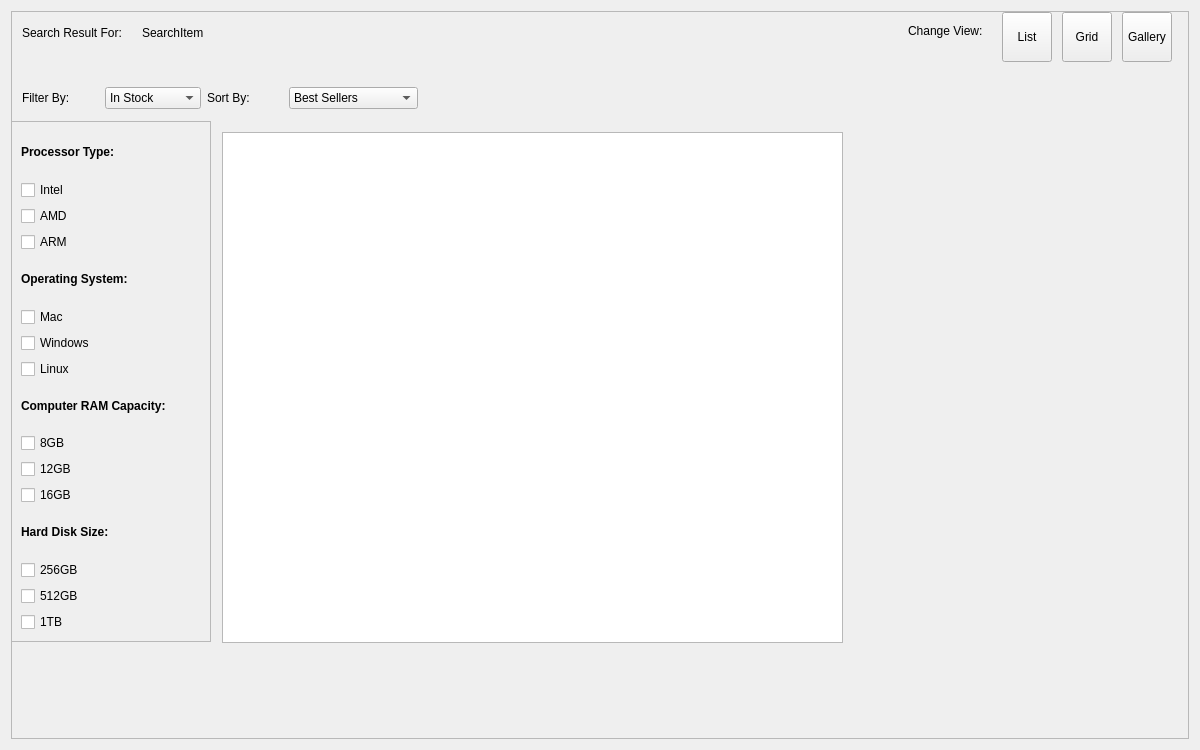
<?xml version="1.0" encoding="UTF-8"?>
<ui version="4.0">
 <class>searchForm</class>
 <widget class="QWidget" name="searchForm">
  <property name="geometry">
   <rect>
    <x>0</x>
    <y>0</y>
    <width>1200</width>
    <height>750</height>
   </rect>
  </property>
  <property name="windowTitle">
   <string>Search Page</string>
  </property>
  <layout class="QVBoxLayout" name="verticalLayout">
   <item>
    <widget class="QScrollArea" name="scrollArea">
     <property name="widgetResizable">
      <bool>true</bool>
     </property>
     <widget class="QWidget" name="scrollAreaWidgetContents">
      <property name="geometry">
       <rect>
        <x>0</x>
        <y>0</y>
        <width>1180</width>
        <height>730</height>
       </rect>
      </property>
      <widget class="QLabel" name="labelSearchItem">
       <property name="geometry">
        <rect>
         <x>130</x>
         <y>13</y>
         <width>81</width>
         <height>16</height>
        </rect>
       </property>
       <property name="text">
        <string>SearchItem</string>
       </property>
      </widget>
      <widget class="QLabel" name="label">
       <property name="geometry">
        <rect>
         <x>10</x>
         <y>10</y>
         <width>111</width>
         <height>21</height>
        </rect>
       </property>
       <property name="text">
        <string>Search Result For:</string>
       </property>
      </widget>
      <widget class="QWidget" name="layoutWidget">
       <property name="geometry">
        <rect>
         <x>10</x>
         <y>70</y>
         <width>396</width>
         <height>32</height>
        </rect>
       </property>
       <layout class="QHBoxLayout" name="horizontalLayout">
        <item>
         <widget class="QLabel" name="label_2">
          <property name="text">
           <string>Filter By:</string>
          </property>
         </widget>
        </item>
        <item>
         <widget class="QComboBox" name="comboBoxFilterBy">
          <item>
           <property name="text">
            <string>In Stock</string>
           </property>
          </item>
          <item>
           <property name="text">
            <string>Newrelease</string>
           </property>
          </item>
         </widget>
        </item>
        <item>
         <widget class="QLabel" name="label_3">
          <property name="text">
           <string>Sort By:</string>
          </property>
         </widget>
        </item>
        <item>
         <widget class="QComboBox" name="comboBoxSortBy">
          <item>
           <property name="text">
            <string>Best Sellers</string>
           </property>
          </item>
          <item>
           <property name="text">
            <string>Price: Low to High</string>
           </property>
          </item>
          <item>
           <property name="text">
            <string>Price: High to Low</string>
           </property>
          </item>
          <item>
           <property name="text">
            <string>Top Rated</string>
           </property>
          </item>
          <item>
           <property name="text">
            <string>Most Reviews</string>
           </property>
          </item>
          <item>
           <property name="text">
            <string>Newest Arivals</string>
           </property>
          </item>
         </widget>
        </item>
       </layout>
      </widget>
      <widget class="QToolButton" name="toolButtonGrid">
       <property name="geometry">
        <rect>
         <x>1050</x>
         <y>0</y>
         <width>50</width>
         <height>50</height>
        </rect>
       </property>
       <property name="text">
        <string>Grid</string>
       </property>
       <property name="icon">
        <iconset>
         <normaloff>../icons/grid.svg</normaloff>../icons/grid.svg</iconset>
       </property>
       <property name="iconSize">
        <size>
         <width>24</width>
         <height>24</height>
        </size>
       </property>
       <property name="toolButtonStyle">
        <enum>Qt::ToolButtonTextUnderIcon</enum>
       </property>
      </widget>
      <widget class="QToolButton" name="toolButtonList">
       <property name="geometry">
        <rect>
         <x>990</x>
         <y>0</y>
         <width>50</width>
         <height>50</height>
        </rect>
       </property>
       <property name="toolTip">
        <string/>
       </property>
       <property name="text">
        <string>List</string>
       </property>
       <property name="icon">
        <iconset>
         <normaloff>../icons/list.svg</normaloff>../icons/list.svg</iconset>
       </property>
       <property name="iconSize">
        <size>
         <width>24</width>
         <height>24</height>
        </size>
       </property>
       <property name="toolButtonStyle">
        <enum>Qt::ToolButtonTextUnderIcon</enum>
       </property>
      </widget>
      <widget class="QToolButton" name="toolButtonGallery">
       <property name="geometry">
        <rect>
         <x>1110</x>
         <y>0</y>
         <width>50</width>
         <height>50</height>
        </rect>
       </property>
       <property name="text">
        <string>Gallery</string>
       </property>
       <property name="icon">
        <iconset>
         <normaloff>../icons/gallery.svg</normaloff>../icons/gallery.svg</iconset>
       </property>
       <property name="iconSize">
        <size>
         <width>24</width>
         <height>24</height>
        </size>
       </property>
       <property name="toolButtonStyle">
        <enum>Qt::ToolButtonTextUnderIcon</enum>
       </property>
      </widget>
      <widget class="QLabel" name="label_4">
       <property name="geometry">
        <rect>
         <x>896</x>
         <y>11</y>
         <width>84</width>
         <height>16</height>
        </rect>
       </property>
       <property name="text">
        <string>Change View:</string>
       </property>
      </widget>
      <widget class="QScrollArea" name="scrollAreaSideBar">
       <property name="geometry">
        <rect>
         <x>-1</x>
         <y>109</y>
         <width>200</width>
         <height>521</height>
        </rect>
       </property>
       <property name="widgetResizable">
        <bool>true</bool>
       </property>
       <widget class="QWidget" name="scrollAreaWidgetContents_2">
        <property name="geometry">
         <rect>
          <x>0</x>
          <y>0</y>
          <width>199</width>
          <height>505</height>
         </rect>
        </property>
        <layout class="QVBoxLayout" name="verticalLayout_8">
         <item>
          <layout class="QVBoxLayout" name="verticalLayout_4">
           <item>
            <widget class="QLabel" name="label_8">
             <property name="sizeIncrement">
              <size>
               <width>0</width>
               <height>0</height>
              </size>
             </property>
             <property name="text">
              <string>&lt;html&gt;&lt;head/&gt;&lt;body&gt;&lt;p&gt;&lt;span style=&quot; font-weight:600;&quot;&gt;Processor Type:&lt;/span&gt;&lt;/p&gt;&lt;/body&gt;&lt;/html&gt;</string>
             </property>
             <property name="textFormat">
              <enum>Qt::AutoText</enum>
             </property>
            </widget>
           </item>
           <item>
            <widget class="QCheckBox" name="checkBoxIntel">
             <property name="text">
              <string>Intel</string>
             </property>
            </widget>
           </item>
           <item>
            <widget class="QCheckBox" name="checkBoxAmd">
             <property name="text">
              <string>AMD</string>
             </property>
            </widget>
           </item>
           <item>
            <widget class="QCheckBox" name="checkBoxArm">
             <property name="text">
              <string>ARM</string>
             </property>
            </widget>
           </item>
          </layout>
         </item>
         <item>
          <layout class="QVBoxLayout" name="verticalLayout_3">
           <item>
            <widget class="QLabel" name="label_6">
             <property name="sizeIncrement">
              <size>
               <width>0</width>
               <height>0</height>
              </size>
             </property>
             <property name="text">
              <string>&lt;html&gt;&lt;head/&gt;&lt;body&gt;&lt;p&gt;&lt;span style=&quot; font-weight:600;&quot;&gt;Operating System:&lt;/span&gt;&lt;/p&gt;&lt;/body&gt;&lt;/html&gt;</string>
             </property>
             <property name="textFormat">
              <enum>Qt::AutoText</enum>
             </property>
            </widget>
           </item>
           <item>
            <widget class="QCheckBox" name="checkBoxMac">
             <property name="text">
              <string>Mac</string>
             </property>
            </widget>
           </item>
           <item>
            <widget class="QCheckBox" name="checkBoxWindows">
             <property name="text">
              <string>Windows</string>
             </property>
            </widget>
           </item>
           <item>
            <widget class="QCheckBox" name="checkBoxLinux">
             <property name="text">
              <string>Linux</string>
             </property>
            </widget>
           </item>
          </layout>
         </item>
         <item>
          <layout class="QVBoxLayout" name="verticalLayout_5">
           <item>
            <widget class="QLabel" name="label_9">
             <property name="sizeIncrement">
              <size>
               <width>0</width>
               <height>0</height>
              </size>
             </property>
             <property name="text">
              <string>&lt;html&gt;&lt;head/&gt;&lt;body&gt;&lt;p&gt;&lt;span style=&quot; font-weight:600;&quot;&gt;Computer RAM Capacity:&lt;/span&gt;&lt;/p&gt;&lt;/body&gt;&lt;/html&gt;</string>
             </property>
             <property name="textFormat">
              <enum>Qt::AutoText</enum>
             </property>
            </widget>
           </item>
           <item>
            <widget class="QCheckBox" name="checkBox_RAM_8GB">
             <property name="text">
              <string>8GB</string>
             </property>
            </widget>
           </item>
           <item>
            <widget class="QCheckBox" name="checkBox_RAM_12GB">
             <property name="text">
              <string>12GB</string>
             </property>
            </widget>
           </item>
           <item>
            <widget class="QCheckBox" name="checkBox_RAM_16GB">
             <property name="text">
              <string>16GB</string>
             </property>
            </widget>
           </item>
          </layout>
         </item>
         <item>
          <layout class="QVBoxLayout" name="verticalLayout_7">
           <item>
            <widget class="QLabel" name="label_10">
             <property name="sizeIncrement">
              <size>
               <width>0</width>
               <height>0</height>
              </size>
             </property>
             <property name="text">
              <string>&lt;html&gt;&lt;head/&gt;&lt;body&gt;&lt;p&gt;&lt;span style=&quot; font-weight:600;&quot;&gt;Hard Disk Size:&lt;/span&gt;&lt;/p&gt;&lt;/body&gt;&lt;/html&gt;</string>
             </property>
             <property name="textFormat">
              <enum>Qt::AutoText</enum>
             </property>
            </widget>
           </item>
           <item>
            <widget class="QCheckBox" name="checkBox_Hard_Disk_256GB">
             <property name="text">
              <string>256GB</string>
             </property>
            </widget>
           </item>
           <item>
            <widget class="QCheckBox" name="checkBox_Hard_Disk_512GB">
             <property name="text">
              <string>512GB</string>
             </property>
            </widget>
           </item>
           <item>
            <widget class="QCheckBox" name="checkBox_Hard_Disk_1TB">
             <property name="text">
              <string>1TB</string>
             </property>
            </widget>
           </item>
          </layout>
         </item>
        </layout>
       </widget>
      </widget>
      <widget class="QScrollArea" name="scrollAreaSearchResults">
       <property name="geometry">
        <rect>
         <x>219</x>
         <y>109</y>
         <width>1</width>
         <height>1</height>
        </rect>
       </property>
       <property name="widgetResizable">
        <bool>true</bool>
       </property>
       <widget class="QWidget" name="scrollAreaWidgetContents_3">
        <property name="geometry">
         <rect>
          <x>0</x>
          <y>0</y>
          <width>16</width>
          <height>16</height>
         </rect>
        </property>
       </widget>
      </widget>
      <widget class="QListWidget" name="searchListWidget">
       <property name="geometry">
        <rect>
         <x>210</x>
         <y>120</y>
         <width>621</width>
         <height>511</height>
        </rect>
       </property>
      </widget>
     </widget>
    </widget>
   </item>
  </layout>
 </widget>
 <resources/>
 <connections/>
</ui>
